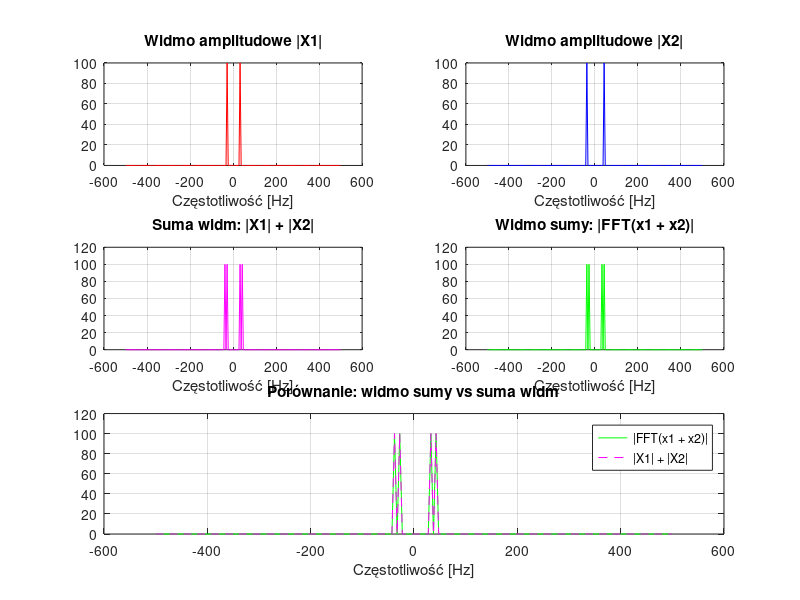

Write MATLAB code to recreate this figure.
pkg load signal;

% --- Parametry ---
N = 200;                  % liczba próbek
fs = 1000;                % częstotliwość próbkowania [Hz]
t = linspace(0, (N-1)/fs, N);

% --- Liczba okresów ---
o1 = 6;                   % okresy dla x1
o2 = 8;                   % okresy dla x2

f1 = o1 / (N/fs);         % częstotliwość 1. sinusa
f2 = o2 / (N/fs);         % częstotliwość 2. sinusa

x1 = sin(2*pi*f1*t);
x2 = sin(2*pi*f2*t);
x_sum = x1 + x2;

% --- FFT ---
X1 = fft(x1);
X2 = fft(x2);
Xsum = fft(x_sum);

% --- Oś częstotliwości ---
f = linspace(-fs/2, fs/2, N);

% --- Widma amplitudowe (przesunięcie do środka) ---
X1_amp = fftshift(abs(X1));
X2_amp = fftshift(abs(X2));
Xsum_amp = fftshift(abs(Xsum));
Xsum_amp_manual = X1_amp + X2_amp;

% --- Wykresy ---
figure;

subplot(3,2,1);
plot(f, X1_amp, 'r'); grid on;
title('Widmo amplitudowe |X1|'); xlabel('Częstotliwość [Hz]');

subplot(3,2,2);
plot(f, X2_amp, 'b'); grid on;
title('Widmo amplitudowe |X2|'); xlabel('Częstotliwość [Hz]');

subplot(3,2,3);
plot(f, Xsum_amp_manual, 'm'); grid on;
title('Suma widm: |X1| + |X2|'); xlabel('Częstotliwość [Hz]');

subplot(3,2,4);
plot(f, Xsum_amp, 'g'); grid on;
title('Widmo sumy: |FFT(x1 + x2)|'); xlabel('Częstotliwość [Hz]');

subplot(3,2,[5 6]);
plot(f, Xsum_amp, 'g', 'DisplayName', '|FFT(x1 + x2)|'); hold on;
plot(f, Xsum_amp_manual, '--m', 'DisplayName', '|X1| + |X2|');
grid on; legend;
title('Porównanie: widmo sumy vs suma widm'); xlabel('Częstotliwość [Hz]');

